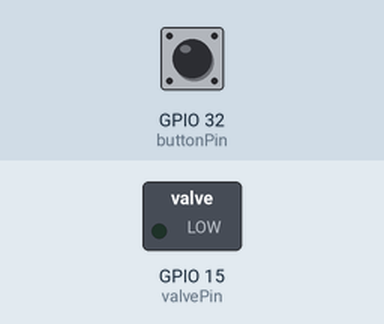
Bench run of a sketch on a simulated ESP8266 (NodeMCU). Parts: switched loads named in the sketch (green lamp = pin HIGH). Inputs (shaded band) come from the test bench; at power-on: GPIO 32 (buttonPin) LOW. WiFi joins after 1.5 s; servers stay silent unless stated; what the sketch prints to the serial monitor is not drawn.

Above: at 3.2 s.
3.3 s: GPIO 32 (buttonPin) pulled HIGH for 0.15 s
At 3.9 s:
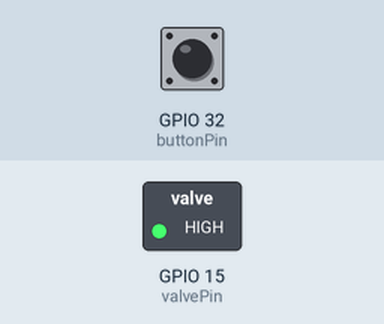
6.4 s: GPIO 32 (buttonPin) pulled HIGH for 1 s
At 7.4 s:
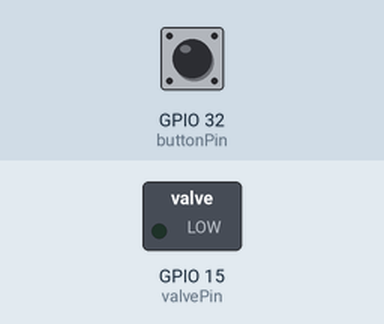
8.9 s: GPIO 32 (buttonPin) pulled HIGH for 3.2 s
At 9.3 s:
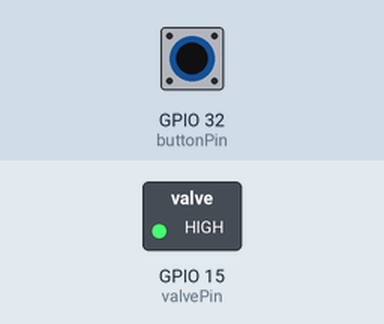
Timing chart, 0 to 11.9 s (numbered marks = the images above; inputs shaded):
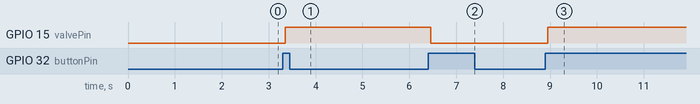

The sketch:

WEBSERVER_BUTTONONOFF_ESP32.ino
```cpp
// (licence header left out)
// Import required libraries
#ifdef ESP32
  #include <WiFi.h>
  #include <AsyncTCP.h>
#else
  #include <ESP8266WiFi.h>
  #include <ESPAsyncTCP.h>
#endif
#include <ESPAsyncWebServer.h>

// Replace with your network credentials
const char* ssid = "testing";
const char* password = "password";

const char* PARAM_INPUT_1 = "state";

//const int output = 2;
//const int buttonPin = 4;

const int buttonPin = 32;//deflate
const int valvePin = 15;
const int pumpPin = 13;

// Variables will change:
int ledState = LOW;          // the current state of the output pin
int buttonState;             // the current reading from the input pin
int lastButtonState = LOW;   // the previous reading from the input pin

// the following variables are unsigned longs because the time, measured in
// milliseconds, will quickly become a bigger number than can be stored in an int.
unsigned long lastDebounceTime = 0;  // the last time the output pin was toggled
unsigned long debounceDelay = 50;    // the debounce time; increase if the output flickers

// Create AsyncWebServer object on port 80
AsyncWebServer server(80);

const char index_html[] PROGMEM = R"rawliteral(
<!DOCTYPE HTML>
<html>
<head>
  <title>ESP Web Server</title>
  <meta name="viewport" content="width=device-width, initial-scale=1">
  <style>
    /* General Styles */
    html {
      font-family: 'Segoe UI', Tahoma, Geneva, Verdana, sans-serif;
      text-align: center;
      background-color: #f4f4f9;
      color: #333;
    }
    body {
      max-width: 600px;
      margin: 0px auto;
      padding-bottom: 25px;
      background-color: #fff;
      box-shadow: 0px 0px 15px rgba(0, 0, 0, 0.1);
      padding: 40px;
      border-radius: 10px;
    }
    h2 {
      font-size: 3.0rem;
      color: #2196F3;
      margin-bottom: 40px;
    }
    p {
      font-size: 2.0rem;
      color: #333;
    }

    /* Switch Styles */
    .switch {
      position: relative;
      display: inline-block;
      width: 120px;
      height: 68px;
    }
    .switch input {
      display: none;
    }
    .slider {
      position: absolute;
      top: 0;
      left: 0;
      right: 0;
      bottom: 0;
      background-color: #ccc;
      border-radius: 34px;
      transition: background-color 0.4s ease;
    }
    .slider:before {
      position: absolute;
      content: "";
      height: 52px;
      width: 52px;
      left: 8px;
      bottom: 8px;
      background-color: white;
      transition: transform 0.4s ease, background-color 0.4s ease;
      border-radius: 50%;
      box-shadow: 0px 0px 10px rgba(0, 0, 0, 0.2);
    }
    input:checked + .slider {
      background-color: #2196F3;
    }
    input:checked + .slider:before {
      transform: translateX(52px);
    }

    /* Button Placeholder Style */
    #outputState {
      font-size: 2.0rem;
      font-weight: bold;
      margin-top: 20px;
      display: block;
      color: #ff5722;
    }
  </style>
</head>
<body>
  <h2>ESP Web Server</h2>

  <!-- Switch with Output State -->
  <label class="switch">
    <input type="checkbox" id="output" onclick="toggleCheckbox(this)">
    <span class="slider"></span>
  </label>

  <!-- Output State Text -->
  <p>Output is: <span id="outputState">Off</span></p>

  <script>
    function toggleCheckbox(element) {
      var xhr = new XMLHttpRequest();
      if(element.checked){
        xhr.open("GET", "/update?state=1", true);
      } else {
        xhr.open("GET", "/update?state=0", true);
      }
      xhr.send();
    }

    // Periodically check the state and update the switch and output text
    setInterval(function () {
      var xhttp = new XMLHttpRequest();
      xhttp.onreadystatechange = function() {
        if (this.readyState == 4 && this.status == 200) {
          var inputChecked;
          var outputStateM;
          if (this.responseText == "1") {
            inputChecked = true;
            outputStateM = "On";
          } else {
            inputChecked = false;
            outputStateM = "Off";
          }
          document.getElementById("output").checked = inputChecked;
          document.getElementById("outputState").innerHTML = outputStateM;
        }
      };
      xhttp.open("GET", "/state", true);
      xhttp.send();
    }, 1000);
  </script>
</body>
</html>

)rawliteral";

// Replaces placeholder with button section in your web page
String processor(const String& var){
  //Serial.println(var);
  if(var == "BUTTONPLACEHOLDER"){
    String buttons ="";
    String outputStateValue = outputState();
    buttons+= "<h4>Output - GPIO 2 - State <span id=\"outputState\"></span></h4><label class=\"switch\"><input type=\"checkbox\" onchange=\"toggleCheckbox(this)\" id=\"output\" " + outputStateValue + "><span class=\"slider\"></span></label>";
    return buttons;
  }
  return String();
}

String outputState(){
  if(digitalRead(valvePin)){
    return "checked";
  }
  else {
    return "";
  }
  return "";
}

void setup(){
  // Serial port for debugging purposes
  Serial.begin(115200);

  pinMode(valvePin, OUTPUT);
  digitalWrite(valvePin, LOW);
  pinMode(buttonPin, INPUT);

  // Connect to Wi-Fi
  WiFi.begin(ssid, password);
  while (WiFi.status() != WL_CONNECTED) {
    delay(1000);
    Serial.println("Connecting to WiFi..");
  }

  // Print ESP Local IP Address
  Serial.println(WiFi.localIP());

  // Route for root / web page
  server.on("/", HTTP_GET, [](AsyncWebServerRequest *request){
    request->send_P(200, "text/html", index_html, processor);
  });

  // Send a GET request to <ESP_IP>/update?state=<inputMessage>
  server.on("/update", HTTP_GET, [] (AsyncWebServerRequest *request) {
    String inputMessage;
    String inputParam;
    // GET input1 value on <ESP_IP>/update?state=<inputMessage>
    if (request->hasParam(PARAM_INPUT_1)) {
      inputMessage = request->getParam(PARAM_INPUT_1)->value();
      inputParam = PARAM_INPUT_1;
      digitalWrite(valvePin, inputMessage.toInt());
      ledState = !ledState;
    }
    else {
      inputMessage = "No message sent";
      inputParam = "none";
    }
    Serial.println(inputMessage);
    request->send(200, "text/plain", "OK");
  });

  // Send a GET request to <ESP_IP>/state
  server.on("/state", HTTP_GET, [] (AsyncWebServerRequest *request) {
    request->send(200, "text/plain", String(digitalRead(valvePin)).c_str());
  });
  // Start server
  server.begin();
}

void loop() {
  // read the state of the switch into a local variable:
  int reading = digitalRead(buttonPin);

  // check to see if you just pressed the button
  // (i.e. the input went from LOW to HIGH), and you've waited long enough
  // since the last press to ignore any noise:

  // If the switch changed, due to noise or pressing:
  if (reading != lastButtonState) {
    // reset the debouncing timer
    lastDebounceTime = millis();
  }

  if ((millis() - lastDebounceTime) > debounceDelay) {
    // whatever the reading is at, it's been there for longer than the debounce
    // delay, so take it as the actual current state:

    // if the button state has changed:
    if (reading != buttonState) {
      buttonState = reading;

      // only toggle the LED if the new button state is HIGH
      if (buttonState == HIGH) {
        ledState = !ledState;
      }
    }
  }

  // set the LED:
  digitalWrite(valvePin, ledState);

  // save the reading. Next time through the loop, it'll be the lastButtonState:
  lastButtonState = reading;
}
```

Measured:
- after the input at 3.3 s, GPIO 15 (valvePin): LOW → HIGH after 0.05 s
- after the input at 6.4 s, GPIO 15 (valvePin): HIGH → LOW after 0.05 s
- after the input at 8.9 s, GPIO 15 (valvePin): LOW → HIGH after 0.05 s
